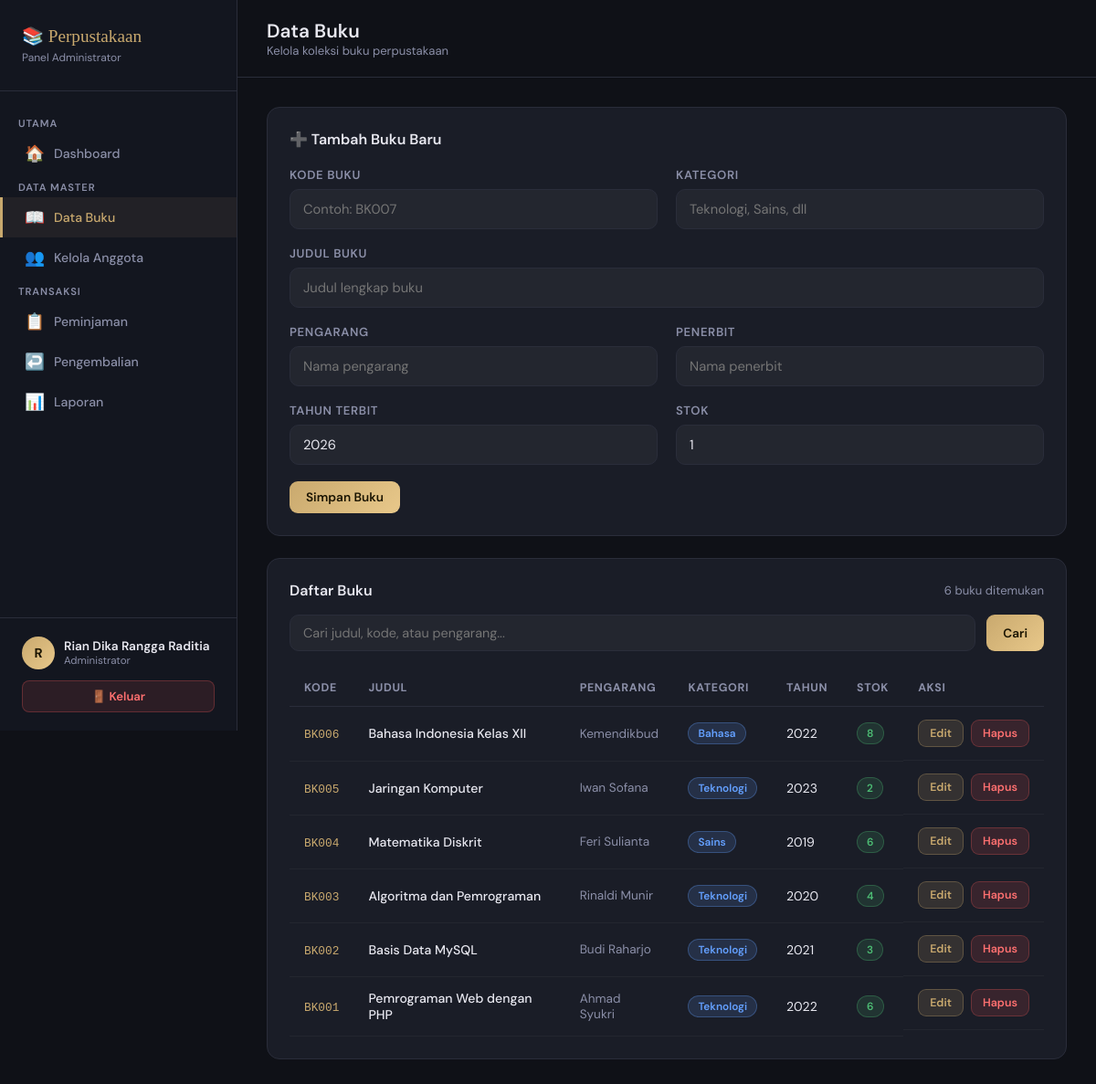
Page /Rangga_aplikasi_peminjaman_buku/admin/buku.php (signed in) on the committed database.
### tables this page shows
CREATE TABLE `buku` (
  `id` int(11) NOT NULL,
  `kode_buku` varchar(20) NOT NULL,
  `judul` varchar(200) NOT NULL,
  `pengarang` varchar(100) DEFAULT NULL,
  `penerbit` varchar(100) DEFAULT NULL,
  `tahun_terbit` year(4) DEFAULT NULL,
  `kategori` varchar(50) DEFAULT NULL,
  `stok` int(11) DEFAULT 0,
  `created_at` timestamp NOT NULL DEFAULT current_timestamp()
);

### Rangga_aplikasi_peminjaman_buku/admin/buku.php (the view, shortened to what this page needs)
<?php
include "../koneksi.php";
include "../includes/navbar_admin.php";
$edit_data = null;
$search = isset($_GET['q']) ? mysqli_real_escape_string($conn, $_GET['q']) : '';
$where  = $search ? "WHERE judul LIKE '%$search%' OR kode_buku LIKE '%$search%' OR pengarang LIKE '%$search%'" : '';
$query  = mysqli_query($conn, "SELECT * FROM buku $where ORDER BY id DESC");
?>
<div class="topbar">
    <div>
        <h1>Data Buku</h1>
        <div class="breadcrumb">Kelola koleksi buku perpustakaan</div>
    </div>
</div>
<div class="content">
<div class="card">
    <h3 style="font-size:1rem;font-weight:600;margin-bottom:20px;"><?= $edit_data ? '✏️ Edit Buku' : '➕ Tambah Buku Baru' ?></h3>
    <form method="POST">
        <div class="form-row">
            <div class="form-group">
                <label>Kode Buku</label>
                <input type="text" name="kode_buku" value="<?= htmlspecialchars($edit_data['kode_buku'] ?? '') ?>" placeholder="Contoh: BK007" required>
            </div>
            <div class="form-group">
                <label>Kategori</label>
                <input type="text" name="kategori" value="<?= htmlspecialchars($edit_data['kategori'] ?? '') ?>" placeholder="Teknologi, Sains, dll">
            </div>
        </div>
        <div class="form-group">
            <label>Judul Buku</label>
            <input type="text" name="judul" value="<?= htmlspecialchars($edit_data['judul'] ?? '') ?>" placeholder="Judul lengkap buku" required>
        </div>
        <div class="form-row">
            <div class="form-group">
                <label>Pengarang</label>
                <input type="text" name="pengarang" value="<?= htmlspecialchars($edit_data['pengarang'] ?? '') ?>" placeholder="Nama pengarang">
            </div>
            <div class="form-group">
                <label>Penerbit</label>
                <input type="text" name="penerbit" value="<?= htmlspecialchars($edit_data['penerbit'] ?? '') ?>" placeholder="Nama penerbit">
            </div>
        </div>
        <div class="form-row">
            <div class="form-group">
                <label>Tahun Terbit</label>
                <input type="number" name="tahun_terbit" value="<?= $edit_data['tahun_terbit'] ?? date('Y') ?>" min="1900" max="2026">
            </div>
            <div class="form-group">
                <label>Stok</label>
                <input type="number" name="stok" value="<?= $edit_data['stok'] ?? 1 ?>" min="0" required>
            </div>
        </div>
        <div style="display:flex;gap:12px;">
            <button type="submit" name="simpan" class="btn btn-primary"><?= $edit_data ? 'Update Buku' : 'Simpan Buku' ?></button>
        </div>
    </form>
</div>
<div class="card">
    <div style="display:flex;justify-content:space-between;align-items:center;margin-bottom:16px;">
        <h3 style="font-size:1rem;font-weight:600;">Daftar Buku</h3>
        <span style="font-size:.82rem;color:var(--muted);"><?= mysqli_num_rows($query) ?> buku ditemukan</span>
    </div>
    <form method="GET" class="search-box">
        <input type="text" name="q" value="<?= htmlspecialchars($search) ?>" placeholder="Cari judul, kode, atau pengarang...">
        <button type="submit" class="btn btn-primary">Cari</button>
    </form>
    <table>
        <thead>
            <tr><th>Kode</th><th>Judul</th><th>Pengarang</th><th>Kategori</th><th>Tahun</th><th>Stok</th><th>Aksi</th></tr>
        </thead>
        <tbody>
            <?php while($row = mysqli_fetch_assoc($query)): ?>
            <tr>
                <td><code style="color:var(--gold);font-size:.8rem;"><?= $row['kode_buku'] ?></code></td>
                <td style="font-weight:500;"><?= htmlspecialchars($row['judul']) ?></td>
                <td style="color:var(--muted);font-size:.85rem;"><?= htmlspecialchars($row['pengarang']) ?></td>
                <td><span class="badge badge-blue"><?= htmlspecialchars($row['kategori']) ?></span></td>
                <td><?= $row['tahun_terbit'] ?></td>
                <td>
                    <span class="badge <?= $row['stok'] > 0 ? 'badge-green' : 'badge-red' ?>"><?= $row['stok'] ?></span>
                </td>
                <td style="display:flex;gap:8px;">
                    <a href="buku.php?edit=<?= $row['id'] ?>" class="btn btn-sm" style="background:rgba(201,169,110,.15);border:1px solid rgba(201,169,110,.3);color:var(--gold);">Edit</a>
                    <a href="buku.php?hapus=<?= $row['id'] ?>" class="btn btn-sm btn-danger" onclick="return confirm('Yakin hapus buku ini?')">Hapus</a>
                </td>
            </tr>
            <?php endwhile; ?>
        </tbody>
    </table>
</div>
</div>
</div></body></html>

### Rangga_aplikasi_peminjaman_buku/includes/navbar_admin.php (style rules this page uses)
:root { --bg:#0f1117;--sidebar:#13161f;--card:#1a1d27;--border:#2a2d3a;--gold:#c9a96e;--gold-light:#e8c88a;--text:#e8e8f0;--muted:#8b8fa8;--danger:#e05555;--success:#4dbd74; }
* { margin:0;padding:0;box-sizing:border-box; }
body { font-family:'DM Sans',sans-serif;background:var(--bg);color:var(--text);display:flex;min-height:100vh; }
.topbar { padding:20px 32px;border-bottom:1px solid var(--border);background:var(--bg);display:flex;align-items:center;justify-content:space-between; }
.topbar h1 { font-size:1.3rem;font-weight:600; }
.topbar .breadcrumb { font-size:.82rem;color:var(--muted); }
.content { padding:32px;flex:1; }
.card { background:var(--card);border:1px solid var(--border);border-radius:14px;padding:24px;margin-bottom:24px; }
table { width:100%;border-collapse:collapse; }
thead th { text-align:left;padding:12px 16px;font-size:.78rem;color:var(--muted);text-transform:uppercase;letter-spacing:.05em;border-bottom:1px solid var(--border); }
tbody td { padding:14px 16px;font-size:.88rem;border-bottom:1px solid rgba(255,255,255,.04); }
.badge { display:inline-block;padding:3px 10px;border-radius:20px;font-size:.74rem;font-weight:600; }
.badge-green { background:rgba(77,189,116,.15);color:#4dbd74;border:1px solid rgba(77,189,116,.3); }
.badge-blue { background:rgba(100,160,255,.15);color:#64a0ff;border:1px solid rgba(100,160,255,.3); }
.btn { display:inline-block;padding:9px 18px;border-radius:9px;font-size:.85rem;font-weight:600;text-decoration:none;border:none;cursor:pointer;font-family:'DM Sans',sans-serif;transition:all .2s; }
.btn-primary { background:linear-gradient(135deg,var(--gold),var(--gold-light));color:#1a1400; }
.btn-danger { background:rgba(224,85,85,.15);border:1px solid rgba(224,85,85,.3);color:#ff7070; }
.btn-sm { padding:6px 12px;font-size:.78rem; }
.form-group { margin-bottom:18px; }
.form-group label { display:block;font-size:.82rem;font-weight:600;color:var(--muted);margin-bottom:7px;text-transform:uppercase;letter-spacing:.05em; }
.form-group input,.form-group select,.form-group textarea { width:100%;background:rgba(255,255,255,.04);border:1px solid var(--border);border-radius:10px;padding:11px 14px;color:var(--text);font-size:.92rem;font-family:'DM Sans',sans-serif;transition:all .2s;outline:none; }
.form-row { display:grid;grid-template-columns:1fr 1fr;gap:20px; }
.search-box { display:flex;gap:12px;margin-bottom:20px; }
.search-box input { flex:1;background:rgba(255,255,255,.04);border:1px solid var(--border);border-radius:10px;padding:10px 14px;color:var(--text);font-size:.9rem;font-family:'DM Sans',sans-serif;outline:none; }

### rows in the picture
buku: kode_buku "BK006", judul "Bahasa Indonesia Kelas XII", pengarang "Kemendikbud", kategori "Bahasa", tahun_terbit "2022", stok "8"
buku: kode_buku "BK005", judul "Jaringan Komputer", pengarang "Iwan Sofana", kategori "Teknologi", tahun_terbit "2023", stok "2"
buku: kode_buku "BK004", judul "Matematika Diskrit", pengarang "Feri Sulianta", kategori "Sains", tahun_terbit "2019", stok "6"
buku: kode_buku "BK003", judul "Algoritma dan Pemrograman", pengarang "Rinaldi Munir", kategori "Teknologi", tahun_terbit "2020", stok "4"
buku: kode_buku "BK002", judul "Basis Data MySQL", pengarang "Budi Raharjo", kategori "Teknologi", tahun_terbit "2021", stok "3"
buku: kode_buku "BK001", judul "Pemrograman Web dengan PHP", pengarang "Ahmad Syukri", kategori "Teknologi", tahun_terbit "2022", stok "6"

### other values in the picture
substr($_SESSION['nama'], 0, 1) "R"
$_SESSION['nama'] "Rian Dika Rangga Raditia"
mysqli_num_rows($query) "6"
